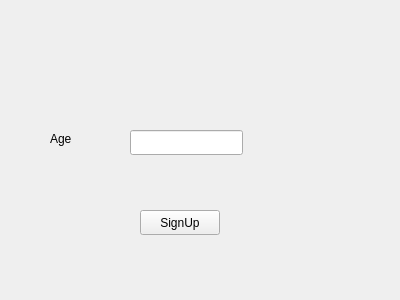
<?xml version="1.0" encoding="UTF-8"?>
<ui version="4.0">
 <class>Form</class>
 <widget class="QWidget" name="Form">
  <property name="geometry">
   <rect>
    <x>0</x>
    <y>0</y>
    <width>400</width>
    <height>300</height>
   </rect>
  </property>
  <property name="windowTitle">
   <string>Form</string>
  </property>
  <widget class="QPushButton" name="pushButton">
   <property name="geometry">
    <rect>
     <x>140</x>
     <y>210</y>
     <width>80</width>
     <height>25</height>
    </rect>
   </property>
   <property name="text">
    <string>SignUp</string>
   </property>
  </widget>
  <widget class="QLineEdit" name="lineEditAge">
   <property name="geometry">
    <rect>
     <x>130</x>
     <y>130</y>
     <width>113</width>
     <height>25</height>
    </rect>
   </property>
  </widget>
  <widget class="QLabel" name="label">
   <property name="geometry">
    <rect>
     <x>50</x>
     <y>130</y>
     <width>54</width>
     <height>17</height>
    </rect>
   </property>
   <property name="text">
    <string>Age</string>
   </property>
  </widget>
 </widget>
 <resources/>
 <connections/>
</ui>
